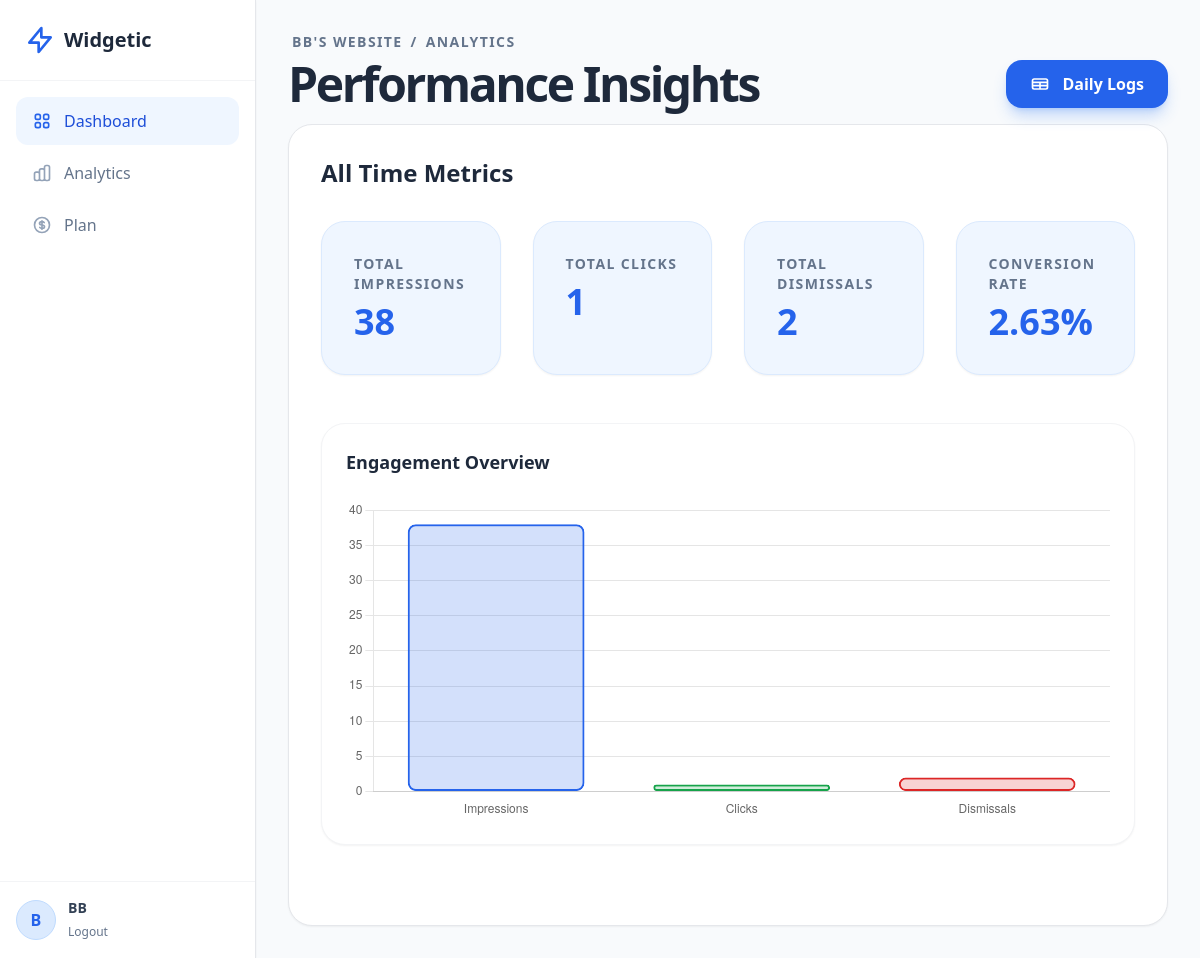
Screenshot of /website/f5e50cc9-fe0e-44d8-b92a-81133b4ff9e6/analytics (signed in) with the database file from the repository.
### models.py (models this page shows)
class User(UserMixin, db.Model):
    id = db.Column(db.String(36), primary_key=True, default=lambda: str(uuid.uuid4()))
    email = db.Column(db.String(120), unique=True, nullable=False, index=True)
    password_hash = db.Column(db.String(128))
    name = db.Column(db.String(100))
    global_role = db.Column(db.Enum(GlobalRole), default=GlobalRole.USER)
    status = db.Column(db.Enum(UserStatus), default=UserStatus.ACTIVE)
    created_widgets = db.relationship('Widget', backref='creator', lazy=True, foreign_keys='Widget.created_by_id')
    created_at = db.Column(db.DateTime, default=datetime.utcnow)
    websites = db.relationship('WebsiteMember', backref='user', lazy=True)
    created_at = db.Column(db.DateTime, default=datetime.utcnow)
    updated_at = db.Column(db.DateTime, default=datetime.utcnow, onupdate=datetime.utcnow)

class Website(db.Model):
    id = db.Column(db.String(36), primary_key=True, default=lambda: str(uuid.uuid4()))
    public_key = db.Column(db.String(36), unique=True, default=lambda: str(uuid.uuid4()), index=True)
    name = db.Column(db.String(100), nullable=False)
    domain = db.Column(db.String(255)) # e.g., https://example.com
    created_at = db.Column(db.DateTime, default=datetime.utcnow)
    settings = db.Column(db.JSON, default={})
    max_widgets = db.Column(db.Integer, default=3)
    members = db.relationship('WebsiteMember', backref='website', lazy=True)
    widgets = db.relationship('Widget', backref='website', lazy=True)

### app.py (the view)
@app.route('/website/<website_id>/analytics')
@login_required
def website_analytics(website_id):
    website = Website.query.get_or_404(website_id)
    member = WebsiteMember.query.filter_by(user_id=current_user.id, website_id=website.id).first()
    if not member and current_user.global_role != GlobalRole.SUPERADMIN:
        flash("Unauthorized")
        return redirect(url_for('dashboard'))
    total_views = sum(w.views for w in website.widgets)
    total_clicks = sum(w.clicks for w in website.widgets)
    ctr = (total_clicks / total_views * 100) if total_views > 0 else 0
    return render_template('dashboard/analytics.html',
                            website=website,
                            widgets=website.widgets,
                            total_views=total_views,
                            total_clicks=total_clicks,
                            ctr=ctr)

### app.py (called while the page is built)
@login_manager.user_loader
def load_user(user_id):
    return User.query.get(user_id)

### templates/dashboard/analytics.html (shortened to what this page needs)
{% extends "base.html" %}
{% block content %}
<div class="max-w-6xl mx-auto">
    <div class="mb-4 flex justify-between items-end">
        <div>
            <div class="flex items-center gap-2 text-sm text-slate-500 mb-2 font-bold uppercase tracking-widest px-1">
                <a href="{{ url_for('website_detail', website_id=website.id) }}" class="hover:text-blue-600 transition-colors">{{ website.name }}</a>
                <span>/</span>
                <span>Analytics</span>
            </div>
            <h1 class="text-5xl font-black text-slate-800 tracking-tighter">Performance Insights</h1>
        </div>
        <div>
            <a href="{{ url_for('website_analytics_table', website_id=website.id) }}" class="bg-blue-600 text-white px-6 py-3 rounded-2xl hover:bg-blue-700 transition-all font-bold shadow-lg shadow-blue-500/30 flex items-center gap-3">
                <svg class="w-5 h-5" fill="none" stroke="currentColor" viewBox="0 0 24 24"><path stroke-linecap="round" stroke-linejoin="round" stroke-width="2" d="M3 10h18M3 14h18m-9-4v8m-7 0h14a2 2 0 002-2V8a2 2 0 00-2-2H5a2 2 0 00-2 2v8a2 2 0 002 2z"></path></svg>
                Daily Logs
            </a>
        </div>
    </div>
    <div class="bg-white rounded-3xl border border-gray-200 shadow-sm p-8 min-h-[600px]">
        <h2 class="text-2xl font-bold text-slate-800 mb-8">All Time Metrics</h2>
        <div class="grid grid-cols-1 md:grid-cols-4 gap-8 mb-12">
            <div class="p-8 bg-blue-50 rounded-3xl border border-blue-100 shadow-sm relative overflow-hidden group">
                <p class="text-sm font-bold text-slate-500 uppercase tracking-widest mb-2">Total Impressions</p>
                <p class="text-4xl font-black text-blue-600">{{ widgets|sum(attribute='views') }}</p>
            </div>
            <div class="p-8 bg-blue-50 rounded-3xl border border-blue-100 shadow-sm relative overflow-hidden group">
                <p class="text-sm font-bold text-slate-500 uppercase tracking-widest mb-2">Total Clicks</p>
                <p class="text-4xl font-black text-blue-600">{{ widgets|sum(attribute='clicks') }}</p>
            </div>
            <div class="p-8 bg-blue-50 rounded-3xl border border-blue-100 shadow-sm relative overflow-hidden group">
                <p class="text-sm font-bold text-slate-500 uppercase tracking-widest mb-2">Total Dismissals</p>
                <p class="text-4xl font-black text-blue-600">{{ widgets|sum(attribute='dismissals') }}</p>
            </div>
            <div class="p-8 bg-blue-50 rounded-3xl border border-blue-100 shadow-sm relative overflow-hidden group">
                <p class="text-sm font-bold text-slate-500 uppercase tracking-widest mb-2">Conversion Rate</p>
                <p class="text-4xl font-black text-blue-600">
                    {% if total_views > 0 %}
                        {{ "%.2f"|format(total_clicks / total_views * 100) }}%
                    {% else %}
                        0.00%
                    {% endif %}
                </p>
            </div>
        </div>
        <div class="mb-12 bg-white p-6 rounded-3xl border border-gray-100 shadow-sm">
            <h3 class="text-lg font-bold text-slate-800 mb-6">Engagement Overview</h3>
            <div class="h-80 w-full">
                <canvas id="metricsChart"></canvas>
            </div>
        </div>
        <script>
            const ctx = document.getElementById('metricsChart').getContext('2d');
            // Data from Jinja
            const views = {{ widgets|sum(attribute='views') }};
            const clicks = {{ widgets|sum(attribute='clicks') }};
            const dismissals = {{ widgets|sum(attribute='dismissals') }};
            new Chart(ctx, {
                type: 'bar',
                data: {
                    labels: ['Impressions', 'Clicks', 'Dismissals'],
                    datasets: [{
                        label: 'Total Count',
                        data: [views, clicks, dismissals],
                        backgroundColor: [
                            'rgba(37, 99, 235, 0.2)', // Blue-600 with opacity
                            'rgba(22, 163, 74, 0.2)', // Green-600
                            'rgba(220, 38, 38, 0.2)'  // Red-600
                        ],
                        borderColor: [
                            'rgb(37, 99, 235)',
                            'rgb(22, 163, 74)',
                            'rgb(220, 38, 38)'
                        ],
                        borderWidth: 2,
                        borderRadius: 8,
                        borderSkipped: false
                    }]
                },
                options: {
                    responsive: true,
                    maintainAspectRatio: false,
                    plugins: {
                        legend: {
                            display: false
                        }
                    },
                    scales: {
                        y: {
                            beginAtZero: true,
                            grid: {
                                display: true,
                                borderDash: [5, 5]
                            }
                        },
                        x: {
                            grid: {
                                display: false
                            }
                        }
                    }
                }
            });
        </script>
    </div>
</div>
{% endblock %}

### templates/base.html (shortened to what this page needs)
<!DOCTYPE html>
<html lang="en">
<head>
    <script src="https://cdn.tailwindcss.com?plugins=forms,typography"></script>
</head>
<body class="bg-slate-50 text-slate-600 h-screen flex overflow-hidden">
    {% if current_user.is_authenticated %}
    <aside class="w-64 bg-white border-r border-gray-200 flex flex-col z-20 shadow-sm">
        <div class="p-6 border-b border-gray-100">
            <a href="{{ url_for('dashboard') }}" class="flex items-center gap-2 text-xl font-bold text-slate-800">
                <svg class="w-8 h-8 text-blue-600" width="32" height="32" fill="none" stroke="currentColor" viewBox="0 0 24 24">
                    <path stroke-linecap="round" stroke-linejoin="round" stroke-width="2" d="M13 10V3L4 14h7v7l9-11h-7z"></path>
                </svg>
                Widgetic
            </a>
        </div>
        <nav class="flex-grow p-4 space-y-1">
            <a href="{{ url_for('dashboard') }}" class="flex items-center gap-3 px-4 py-3 text-blue-700 bg-blue-50 rounded-xl hover:bg-blue-100 transition-all duration-200 group font-medium">
                <span>Dashboard</span>
            </a>
            {% if website and website.id %}
            <a href="{{ url_for('website_analytics', website_id=website.id) }}" class="flex items-center gap-3 px-4 py-3 text-slate-500 hover:text-blue-700 hover:bg-blue-50 rounded-xl transition-all duration-200 group font-medium">
                <span>Analytics</span>
            </a>
            <a href="{{ url_for('website_pricing', website_id=website.id) }}" class="flex items-center gap-3 px-4 py-3 text-slate-500 hover:text-blue-700 hover:bg-blue-50 rounded-xl transition-all duration-200 group font-medium">
                <span>Plan</span>
            </a>
            {% endif %}
        </nav>
        <div class="p-4 border-t border-gray-100">
            <div class="flex items-center gap-3">
                <div class="w-10 h-10 rounded-full bg-blue-100 flex items-center justify-center text-blue-600 font-bold border border-blue-200">
                    {{ current_user.name[0].upper() }}
                </div>
                <div class="overflow-hidden">
                    <p class="text-sm font-bold text-slate-700 truncate">{{ current_user.name }}</p>
                    <a href="{{ url_for('logout') }}" class="text-xs text-slate-500 hover:text-blue-600 transition-colors">Logout</a>
                </div>
            </div>
        </div>
    </aside>
    {% endif %}
    <main class="flex-1 flex flex-col overflow-hidden relative {% if not current_user.is_authenticated %} w-full {% endif %}">
        <div class="flex-1 overflow-auto bg-slate-50 p-6 md:p-8">
            {% block content %}{% endblock %}
        </div>
    </main>
</body>
</html>

### rows the page displays
User: name "B", name "BB"
Website: name "BB'S WEBSITE"

### other values shown
{{ widgets|sum(attribute='views') }} "38"
{{ widgets|sum(attribute='clicks') }} "1"
{{ widgets|sum(attribute='dismissals') }} "2"
{{ "%.2f"|format(total_clicks / total_views * 100) }} "2.63"
chart data {{ widgets|sum(attribute='views') }} 38
chart data {{ widgets|sum(attribute='clicks') }} 1
chart data {{ widgets|sum(attribute='dismissals') }} 2
